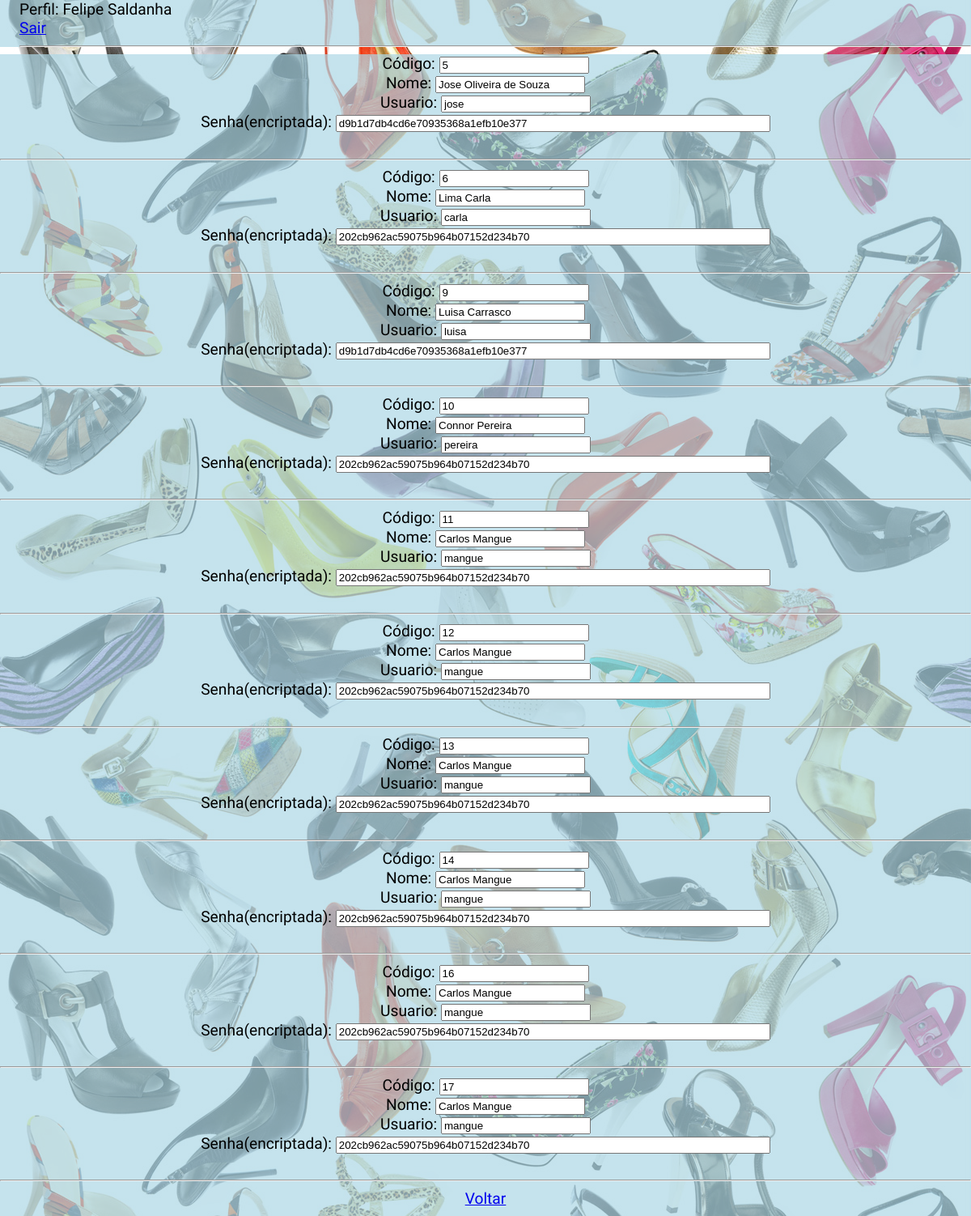
Screenshot of /php/crud/func/listarcliente.php (signed in) with the database file from the repository.
### tables this page shows
CREATE TABLE `tbcliente` (
  `codcliente` int(11) NOT NULL,
  `nome_cliente` varchar(90) NOT NULL,
  `usuario` varchar(64) NOT NULL,
  `senha` varchar(64) NOT NULL
);

### php/crud/func/listarcliente.php (the view, shortened to what this page needs)
<?php
    if ($_SESSION["usuario"]) {
        $us = $_SESSION["usuario"];
?>
<!DOCTYPE html>
<html lang="pt-br">
<head>
        <link rel="stylesheet" type="text/css" href="../../../css/Estilo.css" />
    <?php
    include_once '../conexao.php';
    ?>
</head>
<body>
    <nav>
Perfil:<?php echo " ".$us ?><br>
  <a href="../fimsessao.php">Sair</a>
  <hr>
    </nav>
<div class="container">
<?php
    $consulta = "select * from tbcliente;";
    $executar = mysqli_query($conn,$consulta);
    while ($linha = mysqli_fetch_array($executar)) {
    ?>
    <div id="cx1">
    Código: <input type="text" value="<?php echo $linha['codcliente'];?>" readonly/><br>
    Nome: <input type="text" value="<?php echo $linha['nome_cliente'];?>" readonly/><br>
    Usuario: <input type="text" value="<?php echo $linha['usuario'];?>" readonly/><br>
    Senha(encriptada): <input type="text" size=64 value="<?php echo $linha['senha'];?>" readonly/><br>
    <br>
    <hr>
    </div>
    <?php } ?>
    <a href="../../fonte/mancliente.php">Voltar</a>
</div>
</body>
</html>
<?php
}
else {
    echo"
    <script>
    window.location.href='../../fonte/index.php';
    </script>
    ";
}
?>

### css/Estilo.css (style rules this page uses)
html { scroll-behavior: smooth; }
body { background-image: url(../img/cover.jpg); margin: 0; padding: 0; font-family: 'Sansita Swashed', cursive; color: black; text-align: center; }
.container { background-color: rgba(173, 216, 230, 0.705); padding-bottom: 10px; font-size: 1.2rem; }
.container a { font-size: 1.2rem; }
nav { background-color: rgba(173, 216, 230, 0.705); font-size: 1.2rem; text-align: left; padding-left: 2%; }

### rows the page displays
tbcliente: codcliente "5", nome_cliente "Jose Oliveira de Souza", usuario "jose", senha "d9b1d7db4cd6e70935368a1efb10e377"
tbcliente: codcliente "6", nome_cliente "Lima Carla", usuario "carla", senha "202cb962ac59075b964b07152d234b70"
tbcliente: codcliente "9", nome_cliente "Luisa Carrasco", usuario "luisa", senha "d9b1d7db4cd6e70935368a1efb10e377"
tbcliente: codcliente "10", nome_cliente "Connor Pereira", usuario "pereira", senha "202cb962ac59075b964b07152d234b70"
tbcliente: codcliente "11", nome_cliente "Carlos Mangue", usuario "mangue", senha "202cb962ac59075b964b07152d234b70"
tbcliente: codcliente "12", nome_cliente "Carlos Mangue", usuario "mangue", senha "202cb962ac59075b964b07152d234b70"
tbcliente: codcliente "13", nome_cliente "Carlos Mangue", usuario "mangue", senha "202cb962ac59075b964b07152d234b70"
tbcliente: codcliente "14", nome_cliente "Carlos Mangue", usuario "mangue", senha "202cb962ac59075b964b07152d234b70"
tbcliente: codcliente "16", nome_cliente "Carlos Mangue", usuario "mangue", senha "202cb962ac59075b964b07152d234b70"
tbcliente: codcliente "17", nome_cliente "Carlos Mangue", usuario "mangue", senha "202cb962ac59075b964b07152d234b70"

### other values shown
$us "Felipe Saldanha"
